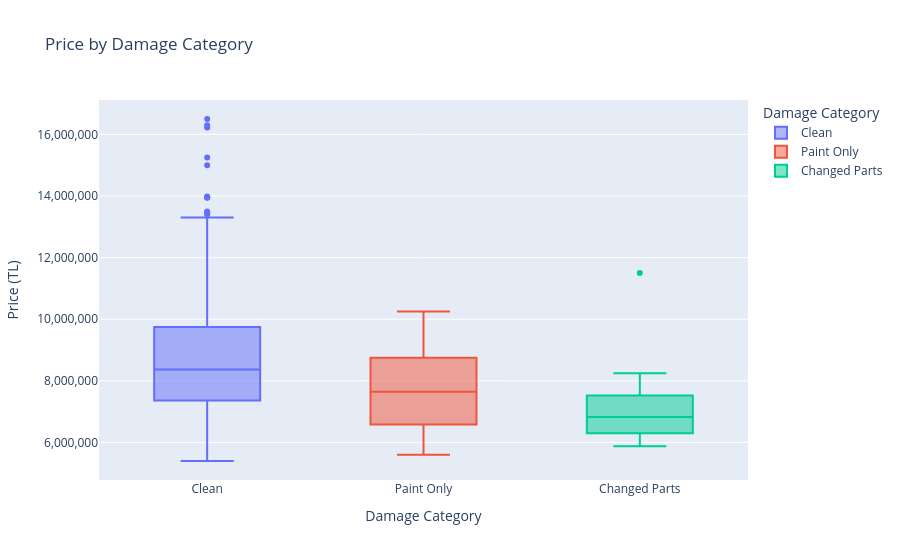

Notebook code cell kept with this figure:
### Code cell
# Price impact of damage
df["has_damage"] = (df["damage_painted_count"].fillna(0) + df["damage_changed_count"].fillna(0)) > 0
df["damage_category"] = df.apply(
    lambda r: "Changed Parts" if (r.get("damage_changed_count") or 0) > 0
    else "Paint Only" if (r.get("damage_painted_count") or 0) + (r.get("damage_local_painted_count") or 0) > 0
    else "Clean",
    axis=1
)

fig = px.box(
    df, x="damage_category", y="price", color="damage_category",
    title="Price by Damage Category",
    labels={"price": "Price (TL)", "damage_category": "Damage Category"},
    category_orders={"damage_category": ["Clean", "Paint Only", "Changed Parts"]}
)
fig.update_layout(yaxis_tickformat=",.0f")
fig.show()

### Figure 1 — Plotly figure (JSON) as saved in the notebook; plotly's stock layout.template omitted (floating-point values rounded to 4 significant figures; data arrays with more than 128 entries replaced by an {"elided": "..."} marker saying what was removed)
{"data": [{"alignmentgroup": "True", "hovertemplate": "Damage Category=%{x}<br>Price (TL)=%{y}<extra></extra>", "legendgroup": "Clean", "marker": {"color": "#636efa"}, "name": "Clean", "notched": false, "offsetgroup": "Clean", "orientation": "v", "showlegend": true, "type": "box", "x": {"elided": "219 str values"}, "x0": " ", "xaxis": "x", "y": {"elided": "219 int values"}, "y0": " ", "yaxis": "y"}, {"alignmentgroup": "True", "hovertemplate": "Damage Category=%{x}<br>Price (TL)=%{y}<extra></extra>", "legendgroup": "Paint Only", "marker": {"color": "#EF553B"}, "name": "Paint Only", "notched": false, "offsetgroup": "Paint Only", "orientation": "v", "showlegend": true, "type": "box", "x": ["Paint Only", "Paint Only", "Paint Only", "Paint Only", "Paint Only", "Paint Only", "Paint Only", "Paint Only", "Paint Only", "Paint Only", "Paint Only", "Paint Only", "Paint Only", "Paint Only", "Paint Only", "Paint Only", "Paint Only", "Paint Only", "Paint Only", "Paint Only", "Paint Only"], "x0": " ", "xaxis": "x", "y": [8050000, 8900000, 10250000, 8600000, 6600000, 6550000, 7300000, 7985000, 7300000, 5890000, 7650000, 8750000, 5600000, 9500000, 6500000, 6000000, 9250000, 6675000, 8500000, 8750000, 7250000], "y0": " ", "yaxis": "y"}, {"alignmentgroup": "True", "hovertemplate": "Damage Category=%{x}<br>Price (TL)=%{y}<extra></extra>", "legendgroup": "Changed Parts", "marker": {"color": "#00cc96"}, "name": "Changed Parts", "notched": false, "offsetgroup": "Changed Parts", "orientation": "v", "showlegend": true, "type": "box", "x": ["Changed Parts", "Changed Parts", "Changed Parts", "Changed Parts", "Changed Parts", "Changed Parts", "Changed Parts", "Changed Parts", "Changed Parts", "Changed Parts", "Changed Parts", "Changed Parts"], "x0": " ", "xaxis": "x", "y": [6750000, 7800000, 7250000, 5900000, 7200000, 8250000, 6900000, 6550000, 5875000, 6050000, 11500000, 6750000], "y0": " ", "yaxis": "y"}], "layout": {"boxmode": "overlay", "legend": {"title": {"text": "Damage Category"}, "tracegroupgap": 0}, "title": {"text": "Price by Damage Category"}, "xaxis": {"anchor": "y", "categoryarray": ["Clean", "Paint Only", "Changed Parts"], "categoryorder": "array", "domain": [0, 1], "title": {"text": "Damage Category"}}, "yaxis": {"anchor": "x", "domain": [0, 1], "tickformat": ",.0f", "title": {"text": "Price (TL)"}}}}
